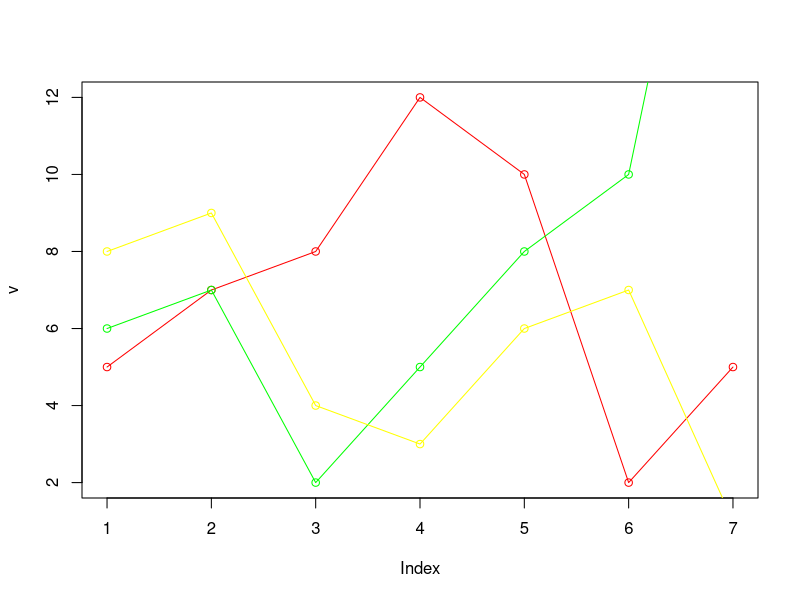

Generate this figure with R:
v <- c(5, 7, 8, 12, 10, 2, 5)
y <- c(6, 7, 2, 5, 8, 10, 23)
z <- c(8 , 9, 4, 3, 6, 7, 1)
plot(v, type= 'o', col = "red")
lines(y, type ='o', col = 'green')
lines(z, type ='o', col = 'yellow')
